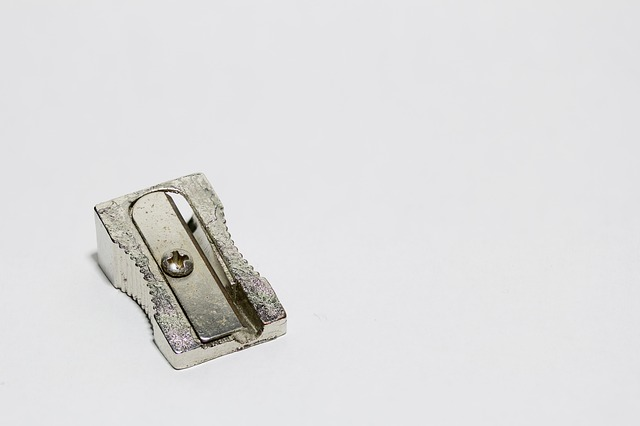
#> input picture PRACTICA1/afilapuntas.jpg, 640 x 426 px
$ python 1ejercicio4.py
#> lines starting #> are read from the running program, lines starting #| are printed output that depends on the picture; after the words box and inside, x2 and y2 are one past the last pixel; in counts of white or black regions, pixels touching at a corner belong together
# -*- coding: utf-8 -*-

import cv2
#La función imread va a leer un imagen de una ruta
# El parámetro 0 en la función imread carga la imagen en escala de grises. Si queremos cargar la imagen en color, quitamos ese parametro
imagen = cv2.imread('afilapuntas.jpg',0)
#> imagen: shape (426, 640); min 0, max 255, mean 222.1
#La función imwrite va a almacenar una variable de tipo imagen en una ruta
cv2.imwrite('afilapuntasgrises.jpg', imagen)


#130 es el umbra, solo se mostraran las imágenes entre 130 y 255
_,binarizada = cv2.threshold(imagen,200,255,cv2.THRESH_BINARY)
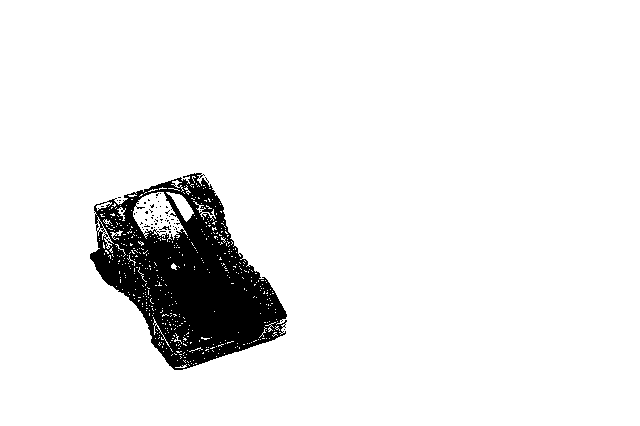
#> binarizada: shape (426, 640); 92.7% white; 59 black regions (57 under 20 px), largest, box (x1, y1, x2, y2) and area: (90, 173, 287, 370) 19700, (159, 226, 171, 230) 22
cv2.imshow('Grises',imagen)
cv2.imshow('Grises2',binarizada)
_,binarizada = cv2.threshold(imagen,190,255,cv2.THRESH_BINARY_INV)
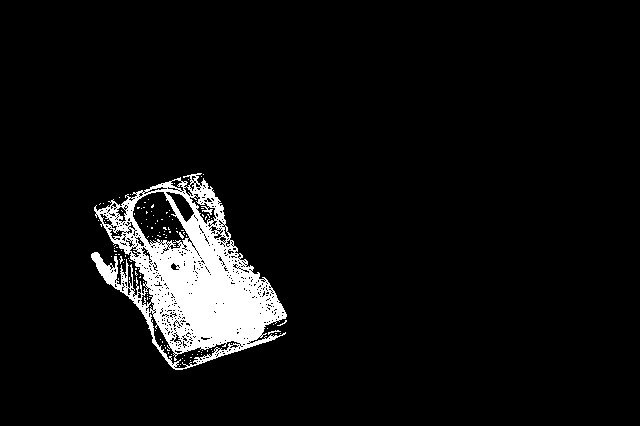
#> binarizada: shape (426, 640); 6% white; 118 white regions (116 under 20 px), largest, box (x1, y1, x2, y2) and area: (91, 173, 287, 370) 16104, (268, 330, 281, 335) 22
cv2.imshow('Grises3',binarizada)
_,binarizada = cv2.threshold(imagen,250,255,cv2.THRESH_TRUNC)
cv2.imshow('Grises4',binarizada)
_,binarizada = cv2.threshold(imagen,9,10,cv2.THRESH_TOZERO)
cv2.imshow('Grises5',binarizada)
cv2.waitKey(0)
cv2.destroyAllWindows()
